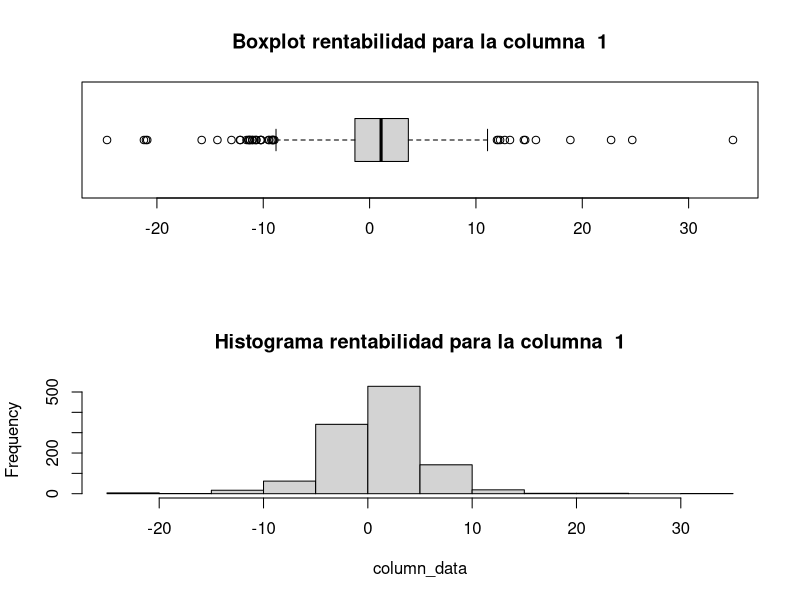
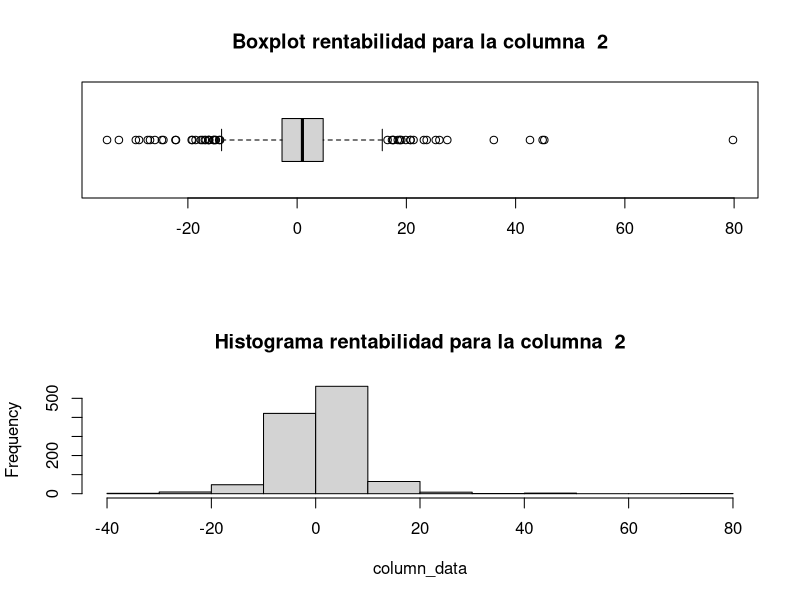
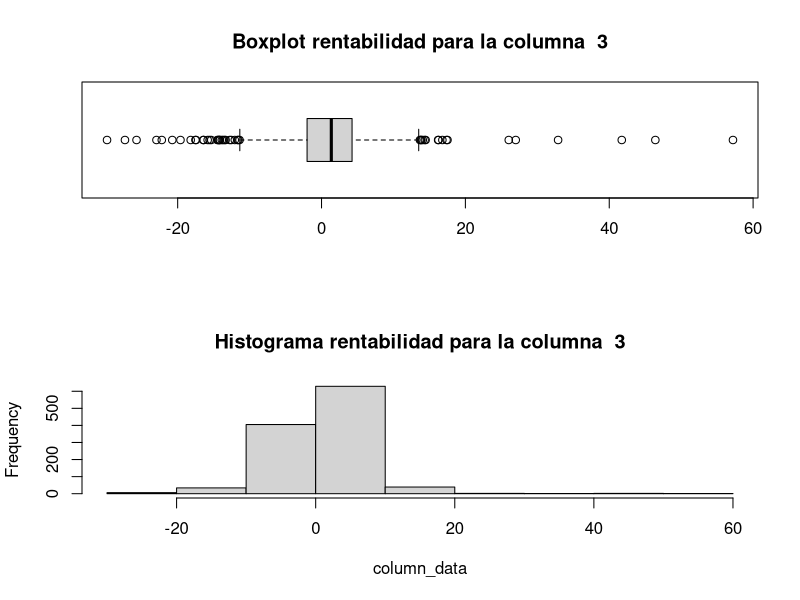
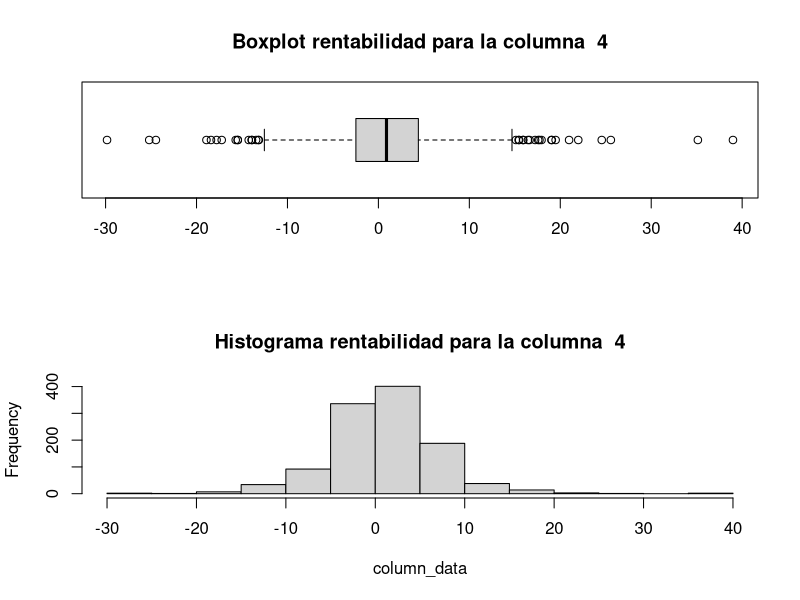
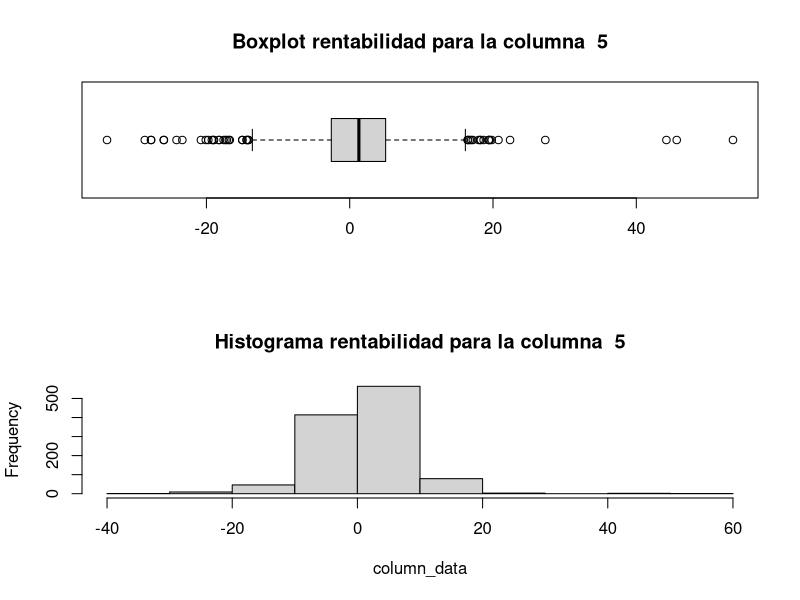
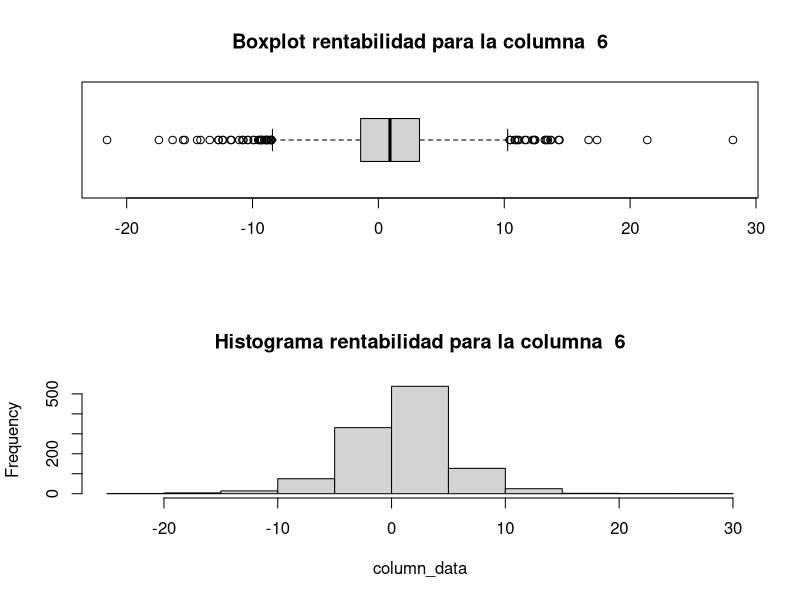
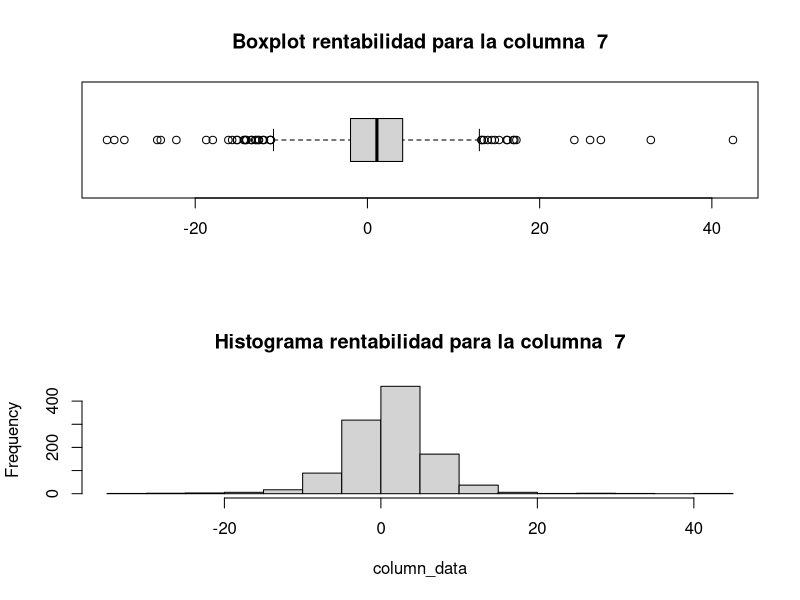
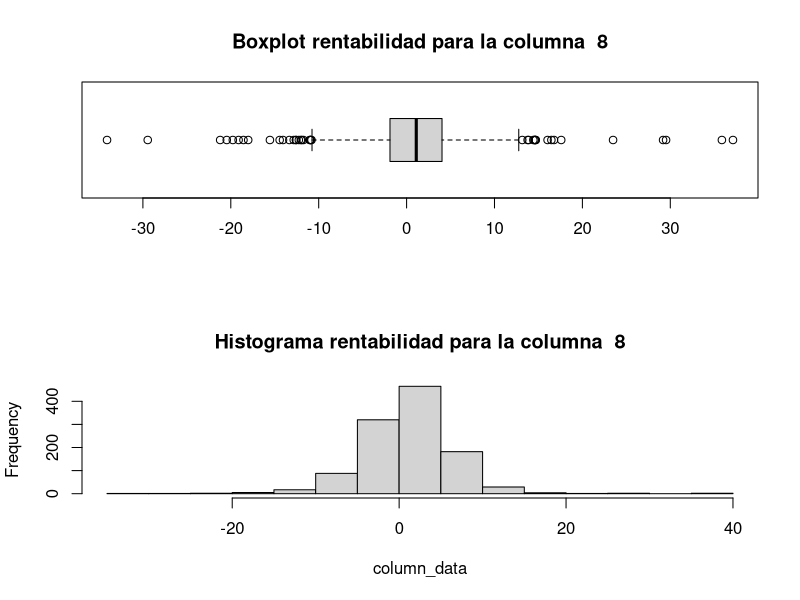

Generate these figures, in order, with R:
setwd(".")

library(e1071)

data <- read.table("data/rentabilidades.txt")
ncol <- ncol(data)

par(mfrow = c(2, 1))
kurtosis_list <- rep(0, ncol)
asimetria_list <- rep(0, ncol)

for (i in 1:ncol) {
  column_data <- data[, i]
  boxplot(column_data, horizontal = TRUE)
  title(paste("Boxplot rentabilidad para la columna ", i))
  hist(column_data, main = paste("Histograma rentabilidad para la columna ", i))
  kurtosis_list[i] <- kurtosis(column_data)
  asimetria_list[i] <- skewness(column_data)
}

activo_mayor_kurtosis <- which.max(kurtosis_list)
kurtosis_activo_mayor_kurtosis <- kurtosis_list[activo_mayor_kurtosis]
mediana_activo_mayor_kurtosis <- median(data[, activo_mayor_kurtosis])
activo_mayor_asimetria <- which.max(asimetria_list)
asimetria_activo_mayor_asimetria <- asimetria_list[activo_mayor_asimetria]
